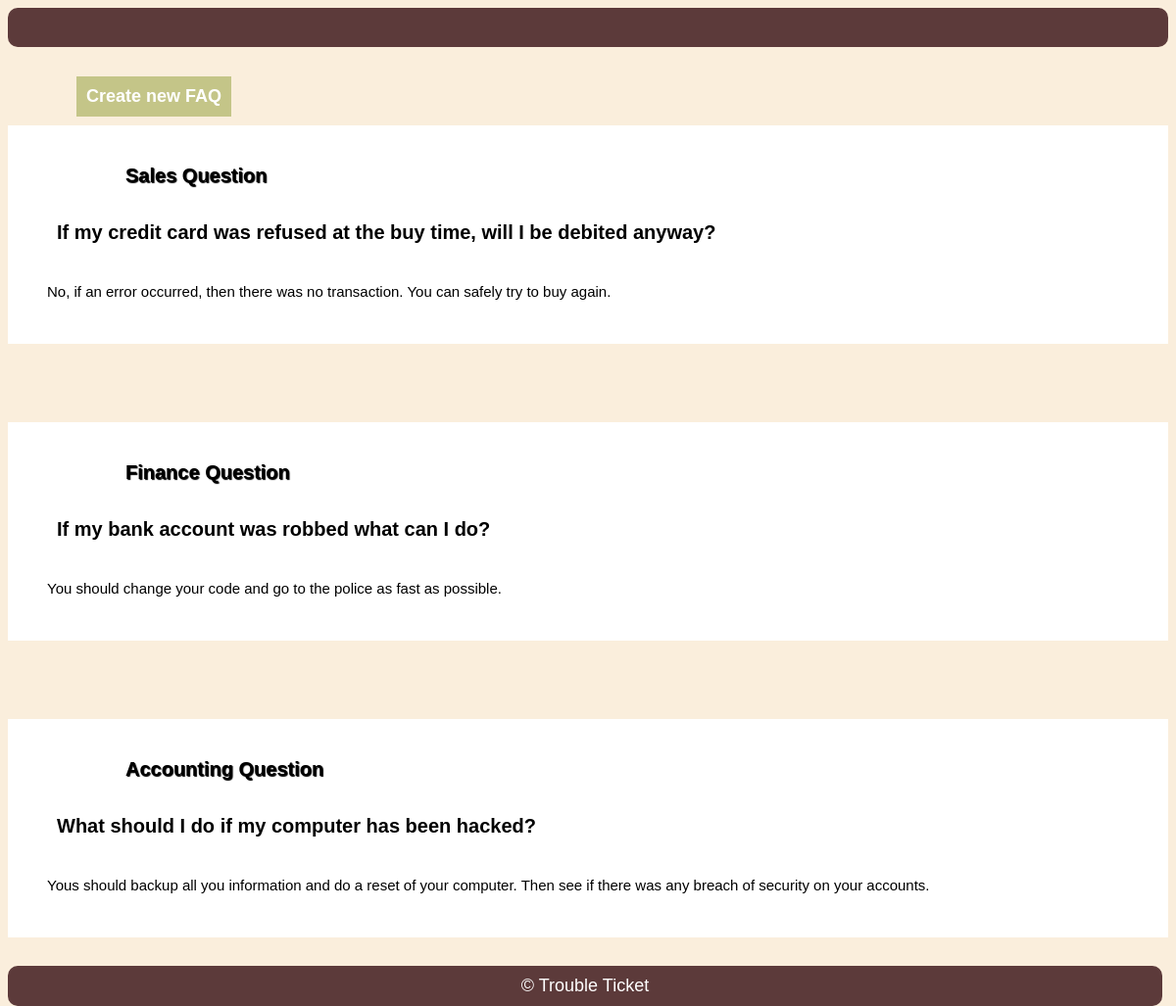
Page /faq.php (signed in) on the committed database.
### tables this page shows
CREATE TABLE faq (
  id INTEGER PRIMARY KEY AUTOINCREMENT,
  title TEXT NOT NULL,
  question TEXT NOT NULL,
  answer TEXT NOT NULL
);

### faq.php (the view, shortened to what this page needs)
<?php
$db = getDataBaseConnection();
$stmt = $db->prepare("SELECT * FROM faq");
$stmt->execute();
$faq = $stmt->fetchAll();
?>
<!DOCTYPE html>
<html lang="en-US">
  <head>
    <link rel="stylesheet" href="style2.css">
  </head>
  <header>
  </header>
  <a href="#" class = "a-prof" onclick="showFormFaq()">Create new FAQ</a>
  <?php foreach ($faq as $f): ?>
  <div id="faq-display">
    <h3 id = "title"><?= $f['title'] ?></h3>
    <p id = "question"><?= $f['question'] ?></p>
    <p id = "answer" ><?= $f['answer'] ?></p>
  </div>
  <?php endforeach; ?>
  <footer>
    &copy; Trouble Ticket
  </footer>
</html>

### style2.css (style rules this page uses)
header { background-color: rgb(92, 58, 58); color: #fff; padding: 20px; text-align: center; margin-bottom: 30px; border-radius: 10px; text-shadow: black 2px 2px 2px; }
a { color: rgb(92, 58, 58); text-decoration: none; }
footer { position: fixed; bottom: 0; width: 96.5%; border-radius: 10px; text-align: center; background-color: rgb(92, 58, 58); color: #fff; padding: 10px; margin-top: 30px; font-size: 18px; }
.a-prof { position: absolute; background-color:rgba(144, 158, 54, 0.5); padding: 10px; margin-left: 70px; display: inline-block; font-size: 18px; font-weight: bold; color: white; box-sizing: content-box; margin-bottom: 20px; }
#faq-display { margin-top: 80px; background-color: #fff; padding: 20px; }
#title { margin-left: 100px; font-size: 20px; padding-bottom: 15px; text-shadow: black 1px 1px 1px; }
#question { margin-left: 30px; font-size: 20px; padding-bottom: 20px; font-weight: bold; }
#answer { margin-left: 20px; font-size: 15px; padding-bottom: 10px; }

### rows in the picture
faq: title "Sales Question", question "If my credit card was refused at the buy time, will I be debited anyway?", answer "No, if an error occurred, then there was no transaction. You can safely try to buy again."
faq: title "Finance Question", question "If my bank account was robbed what can I do?", answer "You should change your code and go to the police as fast as possible."
faq: title "Accounting Question", question "What should I do if my computer has been hacked?", answer "Yous should backup all you information and do a reset of your computer. Then see if there was any breach of security on your accounts."
